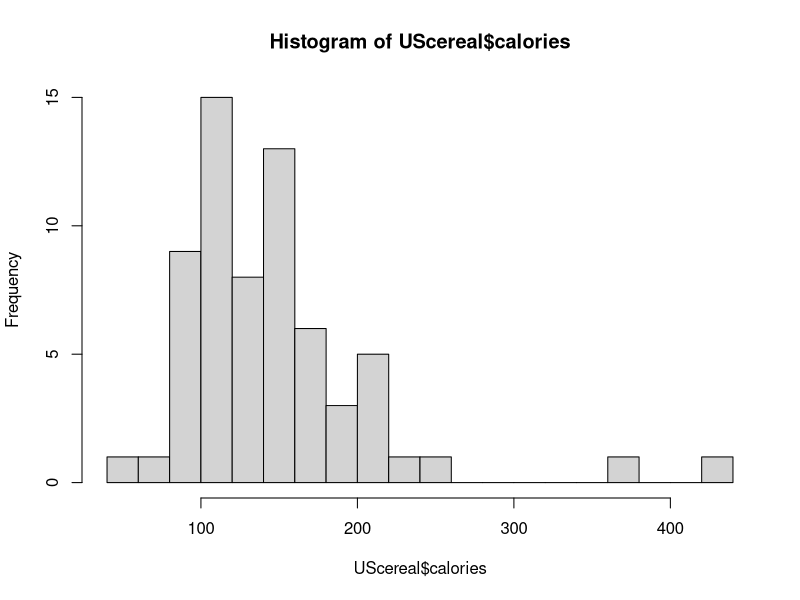
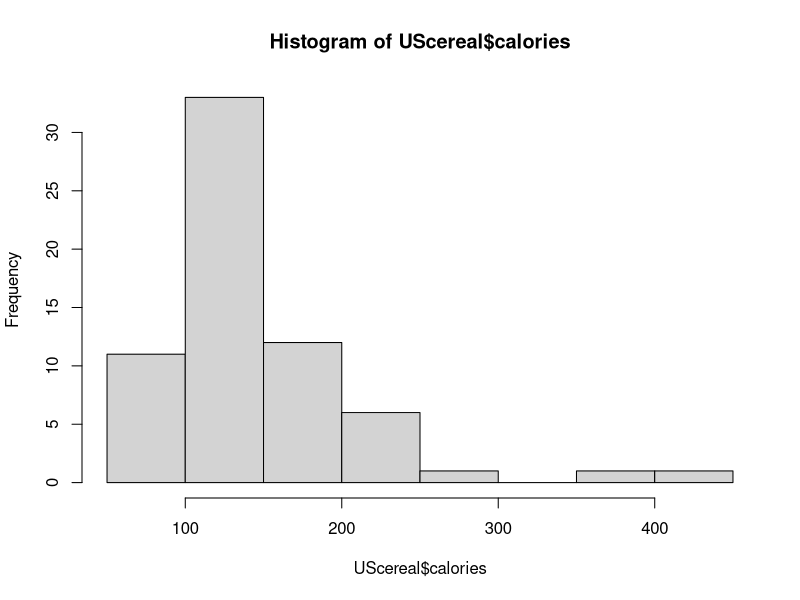
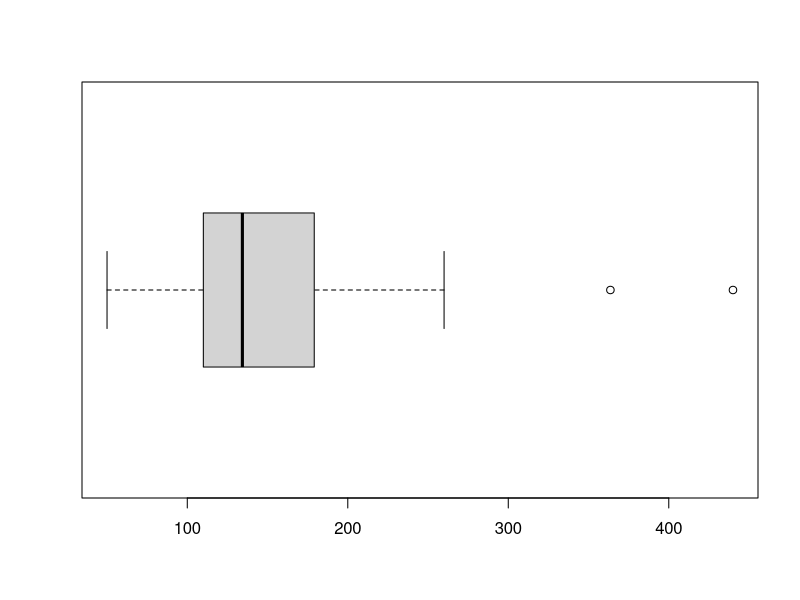
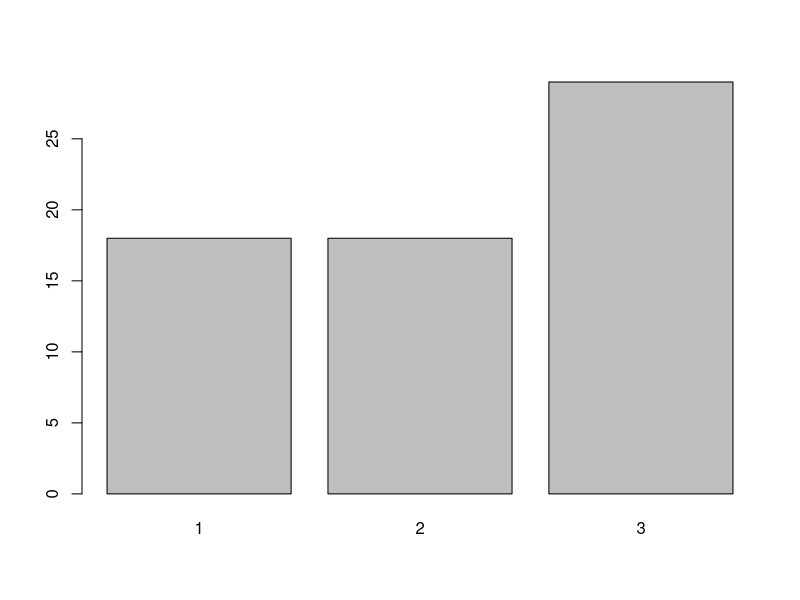
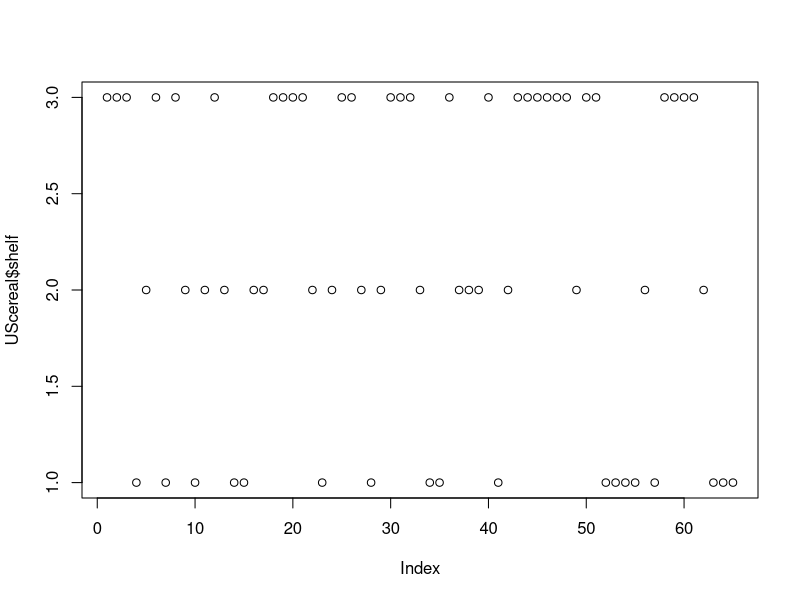
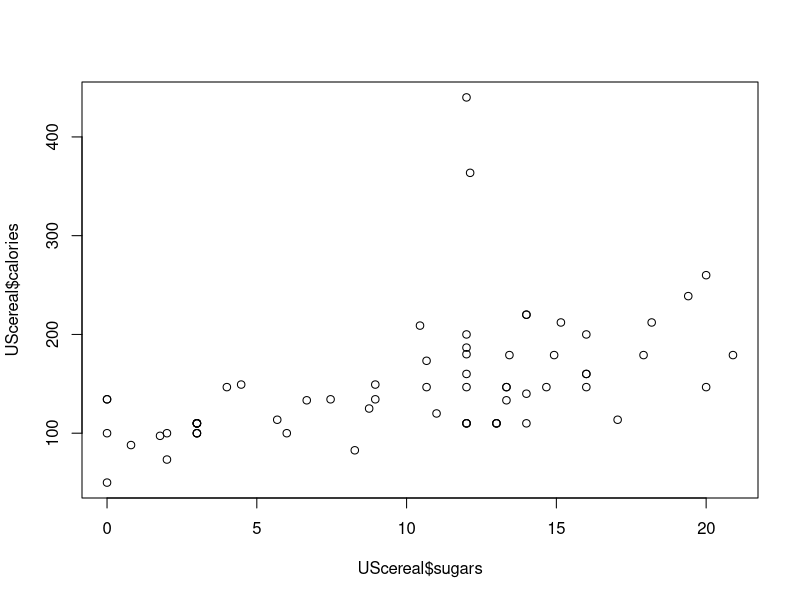
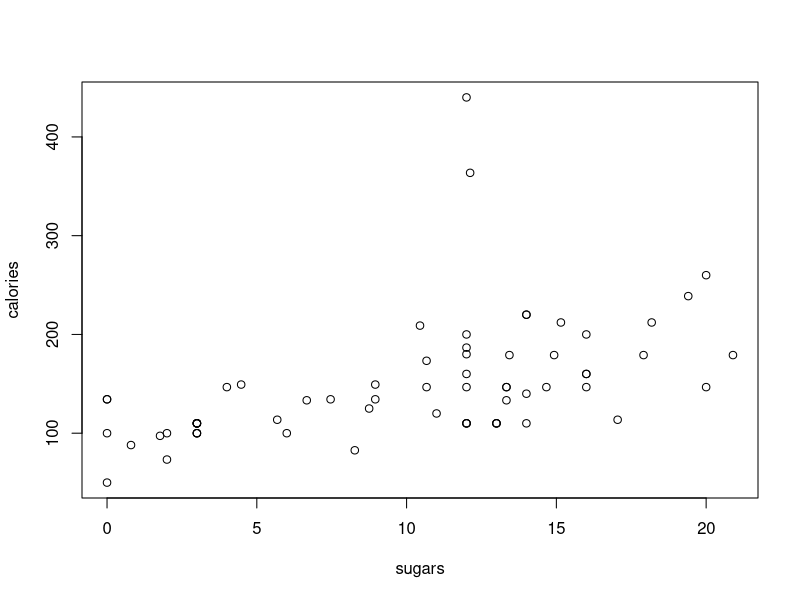
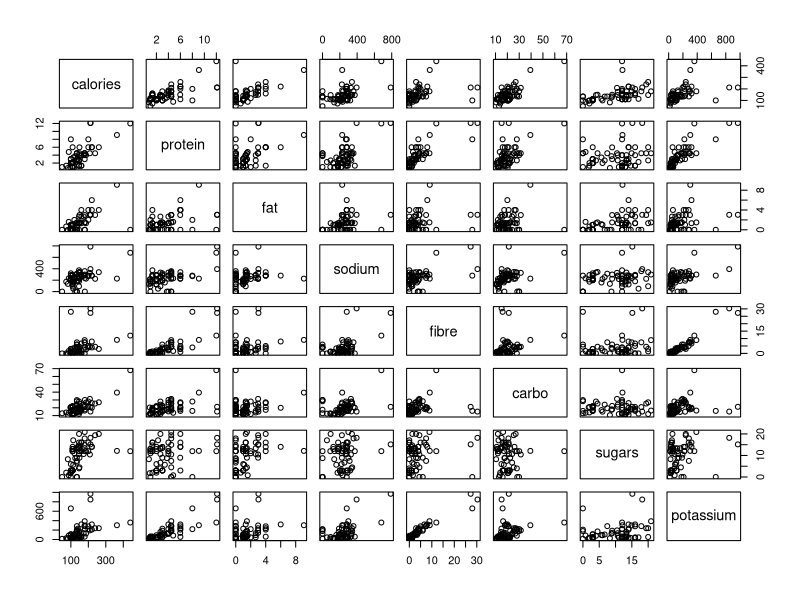

Recreate these plots in R, in order. (Note: this script raises an error after producing the figures.)

############################################################
# 四、利用基础绘图命令做统计图

if(!require(MASS)) install.packages("MASS")
data(UScereal)
head(UScereal)

############################################################
# A. 选择合适的统计图

# 单个连续变量的分布：One Continuous Variable

# Q: What is the Distribution of Variable X?
# Q: Is my Variable X normally distributed? Bimodal? Skewed?
# Q: Are there any outliers in my variable?

# Histogram
hist(UScereal$calories, breaks = 15)
hist(UScereal$calories, bin = 15)

# Boxplot
boxplot(UScereal$calories, horizontal = TRUE)


# 单个分类变量：One Categorical (Discrete) Variable

# Q: 各个类别是否均匀 evenly distributed?

barplot(table(UScereal$shelf))

plot(UScereal$shelf,type="p") # 没有意义

# 两个连续变量：Two Continuous Variables

# Q: Is there a relationship between Variable X and Variable Y?
# Q: If there is a relationship, is it linear? Quadratic? 

plot(x = UScereal$sugars, y = UScereal$calories)

plot(calories ~ sugars, data = UScereal) # formula notation

plot(UScereal[, c(2:8, 10)]) # 8个变量的scatterplot matrix


# 一个连续变量和一个分类变量
# One Continuous Variable and One Categorical Variable

# Q: Is the distribution of Variable Y, different across categories of Variable X?

boxplot(sugars ~ shelf, data = UScereal, horizontal = TRUE)


# 两个连续变量和一个分类变量
# Two Continuous Variables and One Categorical Variable

# Q: Is the relationship between Variable X and Y different across categories of Variable Z?

plot(calories ~ sugars, data = UScereal, col = shelf)

legend('topright', inset = .05, legend = c(3,2,1),
       fill = c('green', 'red', 'black'))


##################################################
# B.添加其他图形元素

##########################
# 1、添加标题
# 方法1：在plot中用ylab, xlab and main参数
if(!require(MASS)) install.packages("MASS")
data(UScereal)

plot(calories ~ sugars, data = UScereal, ylab = 'Calories',
     xlab = 'Sugars (grams)', main = 'Nutrition of a Single Cup of Cereal')

# 方法2 使用title function添加标题元素
# 此时plot中设定 ann=FALSE 抑制原轴标题
# Turn off axes and annotations (axis labels)

plot(calories ~ sugars, data = UScereal, ann = FALSE)
title(main = 'Nutrition of a Single Cup of Cereal', ylab = 'Calories',
      xlab = 'Sugars (grams)') # add afterwards

##########################
# 2、修改图例 legend
# 在plot后使用legend function
plot(calories ~ sugars, data = UScereal, col = shelf)
legend('topleft', inset = .05, legend = c(3,2,1),
       fill = c('green', 'red', 'black'))

#########################
# 修改点形状和颜色 Point Shape and Color 
# Tip: Changing color or shape of points can be used to represent the same dimension

plot(calories ~ sugars, data = UScereal, pch = 15)

# Set a color to a factor variable, and R will use default colors
plot(calories ~ sugars, data = UScereal, pch = 19, col = shelf, bg = shelf)
legend('topright', inset = .05, legend = c(3,2,1),
       fill = c('green', 'red', 'black'))


# Use a palette of defined colors
palette(c('#e5f5f9', '#99d8c9', '#2ca25f'))

plot(calories ~ sugars, data = UScereal, pch = 19, col = shelf, bg = shelf)
legend('topright', inset = .05, legend = c(3,2,1),
       fill = c('#e5f5f9', '#99d8c9', '#2ca25f'))

# 颜色结合形状
plot(calories ~ sugars, data = UScereal, pch = shelf,col=shelf)

#如何还原默认颜色序列呢？
?palette  ## 如何查看帮助讲解1
palette("default")
plot(calories ~ sugars, data = UScereal, col=shelf)

#########################
# 3、给点加标签 Label points
# Label points with the text function
plot(calories ~ sugars, data = UScereal, pch = 15)

text(UScereal$sugars, UScereal$calories, row.names(UScereal),
     col = "red", pos = 1, cex = .5)  ##可以测试学生帮助的使用1

# The pos argument(1,2,3,4) 点的下左上右
plot(calories ~ sugars, data = UScereal, pch = 15)
text(UScereal$sugars, UScereal$calories, UScereal$mfr, col = "blue", pos = 2)

# 标记极端值 Identify Outliers

#（1）. 选出极端案例，以之作标签
plot(calories ~ sugars, data = UScereal, pch = 19)

outliers <- UScereal[which(UScereal$calories > 300),]

text(outliers$sugars, outliers$calories - 15, labels = row.names(outliers))


#（2）. 交互式选点-不太好选(windows可能好一点)
plot(calories ~ sugars, data = UScereal, pch = 19)

identify(UScereal$carbo, UScereal$calories, n = 2, labels = row.names(UScereal))     


#（3）. 修改axis limits to remove outliers from view
plot(calories ~ sugars, data = UScereal, pch = 19, ylim = c(0, 325))

########################
# 4.修改图形元素大小(text size, point size, label size etc..)

# Use cex argument family
plot(calories ~ sugars, data = UScereal, pch = 19, ann = FALSE, cex = 1.5)
outliers <- UScereal[which(UScereal$calories > 300),]
text(outliers$sugars, outliers$calories - 15,
     labels = row.names(outliers), cex = .75)
title(main = 'Nutrition of a Single Cup of Cereal', ylab = 'Calories',
      xlab = 'Sugars (grams)', cex.main = 2, cex.lab = 1.5)

# 上面我们使用得最多的是plot函数
# 它还有哪些用法和设定？R帮助文件介绍2.

###################################################
#C. Combine Graphs into the Same Window
##通过par读图形参数进行全局设定
par(mfrow = c(2, 2))

boxplot(calories ~ shelf, data = UScereal)
hist(UScereal$calories, breaks = 15)
boxplot(sugars ~ shelf, data = UScereal)
hist(UScereal$sugars, breaks = 15)

# 保存图片
dev.print(png,file="file1.png",width=480,height=640)

# 还原图形布局为单张图片
par(mfrow = c(1, 1)) 

# 查看可选项
names(par())

# 查看参数
par("col")  # graphical parameters color

###################################################
#D、示例通过基础命令叠加元素形成一个复杂的图
# 生成两个向量
cars <- c(1, 3, 6, 4, 9)
trucks <- c(2, 5, 4, 5, 12)
# 取得取值范围
g_range <- range(0, cars, trucks)

#作图，抑制坐标轴和标题
plot(cars, type="o", col="blue", ylim=g_range, 
     axes=FALSE, ann=FALSE)

# 定义x标签（1，2，3，4下左上右）
axis(1, at=1:5, lab=c("Mon","Tue","Wed","Thu","Fri"))

# 定义Y标签
axis(2, las=1, at=4*0:g_range[2])

# Create box around plot
box()

# Graph trucks with red dashed line and square points
lines(trucks, type="o", pch=22, lty=2, col="red")

grid(nx=NA,ny=NULL,lwd=2)

#  主标题 red, bold/italic font
title(main="Autos", col.main="red", font.main=4)

# Label the x and y axes with dark green text
title(xlab="Days", col.lab=rgb(0,0.5,0))
title(ylab="Total", col.lab=rgb(0,0.5,0))

# 图例设定 
legend(1, g_range[2], c("cars","trucks"), cex=0.8, 
       col=c("blue","red"), pch=21:22, lty=1:2)


############################################################
# 五、绘图基础 (traditional S/R graphics)
############################################################
args(plot.default)  # default plot method
# 默认方法的内容  type="p"表示散点图
# 帮助文件中可以看各个参数有哪些选项
?plot
?plot.default

# points, lines, axes, frames

# windows()  # 打开独立的图形窗口  for windows system
# X11() # for Mac system

plot(c(0, 1), c(0, 1), type="n", xlab="", ylab="")  # coordinate system

plot(c(0, 1), c(0, 1), type="n", xlab="", ylab="", axes=FALSE) # w/o axes

# 查看可选项
names(par())

# 查看参数
par("col")  # graphical parameters color


# 查看帮助
?par

# 例如，将作图窗口分为1行*2列
par(mfrow=c(1, 2))  # array of plots

###################################################
## 点线形状、轴标签、线型
# The pch argument changes the shape of the points
plot(1:25, pch=1:25, xlab="Symbol Number", ylab="")  # symbols
lines(1:25, type="S", lty="dashed") # type p l b c o s S h

## 字符、轴、外边框
plot(26:1, pch=letters, xlab="letters", ylab="",
     axes=FALSE, frame.plot=TRUE)
# no plot 
plot(c(1, 7), c(0, 1), type="n", axes=FALSE,  # lines
     xlab="Line Type (lty)", ylab="")

# add frame
box() 

###################################################
# 设置坐标轴方位、标签位置、线型
axis(1, at=1:6)  # x-axis 1 在南 2在西 3在北 4 在东
axis(2, at=c(0,0.5,1)) 
for (lty in 1:6) 
  lines(c(lty, lty, lty + 1), c(0, 0.5, 1), lty=lty)

# 坐标系、直线
plot(c(0, 1), c(0, 1), type="n", xlab="", ylab="")

abline(0, 1) # intercept and slope 加参照线
abline(c(1, -1), lty="dashed")  # 过两点
# horizontal and vertical lines: 
abline(h=seq(0, 1, by=0.1), v=seq(0, 1, by=0.1), col="gray")

###################################################
# # 标题 Titles 
plot(c(0, 1), c(0, 1), axes=FALSE, type="n", xlab="", ylab="",
     main="(a)",frame.plot=TRUE) 

# Tip: We want titles to meaningful, non-repetitive and include units when applicable

# 方法1：在plot中用ylab, xlab and main参数
if(!require(MASS)) install.packages("MASS")
data(UScereal)
plot(calories ~ sugars, data = UScereal, ylab = 'Calories',
     xlab = 'Sugars (grams)', main = 'Nutrition of a Single Cup of Cereal')


# 方法2 使用title function
# 此时plot中设定 ann=FALSE 抑制原轴标题
plot(calories ~ sugars, data = UScereal, ann = FALSE)
title(main = 'Nutrition of a Single Cup of Cereal', ylab = 'Calories',
      xlab = 'Sugars (grams)') # add afterwards

###################################################
# 图例 legend
# 在plot后使用legend function

plot(c(1,5), c(0,1), axes=FALSE, type="n", xlab="", ylab="",
     frame.plot=TRUE)

# 手工确定位置,字符，线型、符号、颜色
legend(locator(1), legend=c("group A", "group B", "group C"),
       lty=1:3, pch=1:3, col=c("blue", "green", "red"))

# 右上方
legend("topright", legend=c("group A", "group B", "group C"),
       lty=1:3, pch=1:3, col=c("blue", "green", "red"), inset=0.01)

plot(calories ~ sugars, data = UScereal, col = shelf)
legend('topright', inset = .05, legend = c(3,2,1),
       fill = c('green', 'red', 'black'))


###################################################
# # 文本位置
text(x=c(0.2, 0.5), y=c(0.2, 0.7),  
     c("example text", "another string"))

plot(c(0, 1), c(0, 1), axes=FALSE, type="n", xlab="", ylab="",
     frame.plot=TRUE, main="(b)")
# 手动添加left-click 3 times，请点击右侧图形三次。
text(locator(3), c("one", "two", "three"))  

locator() 
# 获得鼠标点击坐标，esc退出 


###################################################
# arrows and line segments（线段）
?arrows  # 可以查看可以设定的参数
# 箭头
plot(c(1, 5), c(0, 1), axes=FALSE, type="n", xlab="", ylab="")
arrows(x0=1:5, y0=rep(0.1, 5),   # 起点
       x1=1:5, y1=seq(0.3, 0.9, len=5), code=2) 
# 终点 已经箭头类型，1起点箭头,2终点箭头， 3两头有箭头，
title("(a) arrows")

# 线段
plot(c(1, 5), c(0, 1), axes=FALSE, type="n", xlab="", ylab="")
segments(x0=1:5, y0=rep(0.1, 5),
         x1=1:5, y1=seq(0.3, 0.9, len=5))
title("(b) segments")

# restore single panel
par(mfrow=c(1, 1)) 

###################################################
# 其他更漂亮的箭头（从略）
# nicer arrows: p.arrows() in the sfsmisc package
# note different arguments, unidirectional arrows
# question: how can you easily get bidirectional arrows?
# library(shape) 中的Arrows

if(!require(sfsmisc)) install.packages("sfsmisc")
plot(c(1, 5), c(0, 1), axes=FALSE, type="n", xlab="", ylab="")
p.arrows(x1=1:5, y1=rep(0.1, 5),
         x2=1:5, y2=seq(0.3, 0.9, len=5), fill="black")
# 反向箭头
p.arrows(x1=1:5, y1=seq(0.3, 0.9, len=5),
         x2=1:5, y2=rep(0.1, 5),
         fill="black")

# 多边形 polygon
plot(c(0, 1), c(0, 1), type="n", xlab="", ylab="")
polygon(c(0.2, 0.8, 0.8), c(0.2, 0.2, 0.8), col="red")
polygon(c(0.2, 0.2, 0.8), c(0.2, 0.8, 0.8))


####################################################
# curve

?plotmath   # 如何在图中输入公式

curve(x*cos(25/x), 0.01, pi, n=1000)

curve(sin, 0, 2*pi, ann=FALSE, axes=FALSE, lwd=2)
axis(1, pos=0, at=c(0, pi/2, pi, 3*pi/2, 2*pi),
     labels=c(0, expression(pi/2), expression(pi),
              expression(3*pi/2), expression(2*pi)))  # expression

axis(2, pos=0) # 坐标位置
curve(cos, add=TRUE, lty="dashed", lwd=2) # 添加到已有图上
legend(pi, 1, lty=1:2, lwd=2, legend=c("sine", "cosine"), bty="n")


#####################################################
# colors
pie(rep(1, length(palette())), col=palette())

palette()

# Hex 16进位： 0 1 2 ...9 A B C D E F
# 00 表示0， FF=16^2-1
# RGB原色 TT 透明度
rainbow(10) # "#RRGGBBTT" (red, green, blue, transparency)
pie(rep(1, 10), col=rainbow(10))

# 设定特定的颜色
pie(rep(1, 3), col=c("#FF0000FF","#00FF00FF","#0000FFFF"))

# 不同的灰
gray(0:9/9) # "#RRGGBB"
pie(rep(1, 10), col=gray(0:9/9))

# 定义好的color
length(colors())
head(colors(), 20) # first 20 named colors
pie(rep(1, 20), labels=head(colors(), 20), col=head(colors(), 20))


# for palettes based on psychophysical principles, see colorspace package

######################################################
# 利用这些基础命令，可以做出各种各样的示意图来
######################################################
# 标准正态分布示意图1（标定取值大于1.96部分带阴影）

# 设定边距
oldpar <- par(mar = c(5, 6, 4, 2) + 0.1)    # leave room on the left
oldpar  # old parameter saved
# z 1000个取值
z <- seq(-4, 4, length=1000)
# 密度取值
p <- dnorm(z)
# 作图
plot(z, p, type="l", lwd=2,
     main=expression("The Standard Normal Density Function" ~~ phi(z)),  ## 加空格用符号 ~~
     ylab=expression(phi(z) ==
                       frac(1, sqrt(2*pi)) * ~~ e^- ~~ frac(z^2, 2)))
abline(h=0, col="gray")
abline(v=0, col="gray")
# 可以一次添加两条线 abline(h=0, v=0 ), col="gray")
# 增加面积部分，得到坐标
z0 <- z[z >= 1.96]    # define region to fill
# 左侧起点
z0 <- c(z0[1], z0)
# 上方点，加一个0
p0 <- p[z >= 1.96]
p0 <- c(0, p0)

# 画出阴影部分
polygon(z0, p0, col="gray")
# 手工确定示意公式标签的头尾首尾位置
coords <- locator(2)    
arrows(coords$x[1], coords$y[1], coords$x[2], coords$y[2], code=1,
       length=0.125)
text(coords$x[2], coords$y[2], pos=3,   # text above tail of arrow
     expression(integral(phi(z)*dz, 1.96, infinity) == .025))

##########################
#标准正态分布示意图1（标定-3-3整数位置上的竖线）

par(oldpar)  # restore graphics parameters

# 利用上面参数画出合适大小的空画布
plot(z, p, type="n", xlab="", ylab="", axes=FALSE,
     main=expression("The Standard Normal Density Function" ~~ phi(z)))

# 坐标轴
axis(1, pos=0, at=-3:3)
abline(h=0)
axis(2, pos=0, at=.1*1:3)
abline(v=0)

# 曲线
curve(dnorm, -4, 4, n=1000, add=TRUE, lwd=2)

# 轴标签和曲线标签放在什么位置
text(locator(2), c("z", expression(phi(z))), xpd=TRUE)
# 画出竖直线
for (z0 in -3:3) lines(c(z0, z0), c(0, dnorm(z0)), lty=2)


#####################
# explaining nearest-neighbour kernel regression
# 示例核平滑的算法
oldpar <- par(mfrow=c(2,2), las=1)   # 2 x 2 array of graphs

library(car) # for data

UN <- na.omit(UN)
gdp <- UN$gdp
infant <- UN$infant.mortality
ord <- order(gdp)   # 得到GDP的位次，作为排序依据
gdp <- gdp[ord]
infant <- infant[ord]

x0 <- gdp[150]          # focal x = x_(150)
dist <- abs(gdp - x0)   # distance from focal x
h <- sort(dist)[95]     # bandwidth for span of .5 (where n = 190)
pick <- dist <= h       # observations within window

# upper-left panel

plot(gdp, infant, xlab="GDP per Capita", ylab="Infant-Mortality Rate",
     type="n", main="(a) Observations Within the Window\nspan = 0.5")
points(gdp[pick], infant[pick], col="blue")
points(gdp[!pick], infant[!pick], col=gray(0.75))
abline(v=x0, col="red")    # focal x
abline(v=c(x0 - h, x0 + h, col="blue"), lty=2)  # window
text(x0, par("usr")[4] + 10, expression(x[(150)]), xpd=TRUE, col="red") 
# above plotting region

# upper-right panel

plot(range(gdp), c(0,1), xlab="GDP per Capita",
     ylab="Tricube Kernel Weight",
     type="n", main="(b) Tricube Weights")
abline(v=x0, col="red")
abline(v=c(x0 - h, x0 + h), lty=2, col="blue")

# function to calculate tricube weights

tricube <- function(x, x0, h) {
  z <- abs(x - x0)/h
  ifelse(z < 1, (1 - z^3)^3, 0)
}

tc <- function(x) tricube(x, x0, h) # to use with curve

curve(tc, min(gdp), max(gdp), n=1000, lwd=2, add=TRUE)
points(gdp[pick], tricube(gdp, x0, h)[pick], col="blue", pch=16)
abline(h=c(0, 1), col="gray")

# lower-left panel

plot(gdp, infant, xlab="GDP per Capita", ylab="Infant-Mortality Rate",
     type="n", main="(c) Weighted Average (Kernal Estimate)")
points(gdp[pick], infant[pick], col="blue")
points(gdp[!pick], infant[!pick], col=gray(0.75))
abline(v=x0, col="red")
abline(v=c(x0 - h, x0 + h), lty=2, col="blue")
yhat <- weighted.mean(infant, w=tricube(gdp,  x0, h))  # kernel estimate
lines(c(x0 - h, x0 + h), c(yhat, yhat), lwd=3, col="red") # line at kernel estimate
text(x0, yhat, expression(widehat(y)[(150)]), adj=c(0, 0), col="red")

# lower-right panel

plot(gdp, infant, xlab="GDP per Capita", ylab="Infant-Mortality Rate",
     main="(d) Complete Kernel Estimate")
yhat <- numeric(length(gdp))
for (i in 1:length(gdp)){   # kernel estimate at each x
  x0 <- gdp[i]
  dist <- abs(gdp - x0)
  h <- sort(dist)[95]
  yhat[i] <- weighted.mean(infant, w=tricube(gdp, x0, h))
}
lines(gdp, yhat, lwd=2, col="red")

par(oldpar)  # restore plotting parameters

#######################################################
#一页多图，位置的细节性调整
# using par(mfrow=c(m, n))

par(mfrow=c(2, 2))

# 二次函数+随机波动
x <- seq(0, 1, length=200)
Ey <- rev(1 - x^2)
y <- Ey + 0.1*rnorm(200)
plot(x, y, axes=FALSE, frame=TRUE, main="(a) monotone, simple", 
     cex.main=1, xlab="", ylab="")
lines(x, Ey, lwd=2)
mtext("x", side=1, adj=1)
mtext("y ", side=2, at=max(y), las=1)

# 对数函数+随机波动
x <- seq(0.02, 0.99, length=200)
Ey <- log(x/(1 - x))
y <- Ey + 0.5*rnorm(200)
plot (x, y, axes=FALSE, frame=TRUE, main="(b) monotone, not simple", 
      cex.main=1, xlab="", ylab="")
lines(x, Ey, lwd=2)
mtext("x", side=1, adj=1)
mtext("y ", side=2, at=max(y), las=1)

# 二次函数+随机波动
x <- seq(0.2, 1, length=200)
Ey <- (x - 0.5)^2
y <- Ey + 0.04*rnorm(200)
plot(x, y, axes=FALSE, frame=TRUE, main="(c) non-monotone, simple", 
     cex.main=1, xlab="", ylab="")
lines(x, Ey, lwd=2)
mtext("x", side=1, adj=1)
mtext("y ", side=2, at=max(y), las=1)

# 上图布局不平衡，下面试图将第三个图放在正中间

# 先设定边缘间距：外边框 行数，留给顶端标题，四边
par(oma=c(0, 0, 1, 0), mar=c(2, 3, 3, 2)) 

# 重新做上面三个图、修改了一些特征，如点的颜色改灰
# 左上图
par(fig=c(0, .5, .5, 1))
# 数字表示比例，横向放在0-0.5。纵向放在0.5-1
# par(fig=c(x1, x2, y1, y2))

x <- seq(0, 1, length=200)
Ey <- rev(1 - x^2)
y <- Ey + 0.1*rnorm(200)
plot(x, y, axes=FALSE, frame=TRUE, main="(a) monotone, simple", 
     cex.main=1, xlab="", ylab="", col="gray", cex=0.75)
lines(x, Ey, lwd=2)
mtext("x", side=1, adj=1)
mtext("y ", side=2, at=max(y), las=1)

# 右上图 
par(fig=c(.5, 1, .5, 1)) # top-right panel
par(new=TRUE)  # 在原图中开一个新窗口
x <- seq(0.02, 0.99, length=200)
Ey <- log(x/(1 - x))
y <- Ey + 0.5*rnorm(200)
plot (x, y, axes=FALSE, frame=TRUE, main="(b) monotone, not simple", 
      cex.main=1, xlab="", ylab="", col="gray", cex=0.75)
lines(x, Ey, lwd=2)
mtext("x", side=1, adj=1)
mtext("y ", side=2, at=max(y), las=1)

# 下方图
par(fig=c(.25, .75, 0, .5)) # bottom panel
par(new=TRUE)
x <- seq(0.2, 1, length=200)
Ey <- (x - 0.5)^2
y <- Ey + 0.04*rnorm(200)
plot(x, y, axes=FALSE, frame=TRUE, main="(c) non-monotone, simple", 
     cex.main=1, xlab="", ylab="", col="gray", cex=0.75)
lines(x, Ey, lwd=2)
mtext("x", side=1, adj=1)
mtext("y ", side=2, at=max(y), las=1)
title("Nonlinear Relationships", outer=TRUE) # 标题

# clean up
remove(list=objects())  
par(mfrow=c(1, 1))
par(mar = c(5, 6, 4, 2) + 0.1)

###################################################
# 通过叠加元素形成一个复杂的图
# 生成两个向量
cars <- c(1, 3, 6, 4, 9)
trucks <- c(2, 5, 4, 5, 12)
# 取得取值范围
g_range <- range(0, cars, trucks)

#作图，抑制坐标轴和标题
plot(cars, type="o", col="blue", ylim=g_range, 
     axes=FALSE, ann=FALSE)

# 定义x标签（1，2，3，4下左上右）
axis(1, at=1:5, lab=c("Mon","Tue","Wed","Thu","Fri"))

# 定义Y标签
axis(2, las=1, at=4*0:g_range[2])

# Create box around plot
box()

# Graph trucks with red dashed line and square points
lines(trucks, type="o", pch=22, lty=2, col="red")

grid(nx=NA,ny=NULL,lwd=2)

#  主标题 red, bold/italic font
title(main="Autos", col.main="red", font.main=4)

# Label the x and y axes with dark green text
title(xlab="Days", col.lab=rgb(0,0.5,0))
title(ylab="Total", col.lab=rgb(0,0.5,0))

# 图例设定 
legend(1, g_range[2], c("cars","trucks"), cex=0.8, 
       col=c("blue","red"), pch=21:22, lty=1:2)
